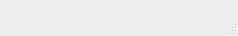
<?xml version="1.0" encoding="UTF-8"?>
<ui version="4.0">
 <class>Descriptor</class>
 <widget class="QMainWindow" name="Descriptor">
  <property name="geometry">
   <rect>
    <x>0</x>
    <y>0</y>
    <width>238</width>
    <height>36</height>
   </rect>
  </property>
  <property name="windowTitle">
   <string>Descriptor</string>
  </property>
  <property name="windowIcon">
   <iconset resource="Resources.qrc">
    <normaloff>:/res/res/descriptor.svg</normaloff>:/res/res/descriptor.svg</iconset>
  </property>
  <widget class="QWidget" name="centralwidget">
   <layout class="QVBoxLayout" name="verticalLayout">
    <property name="spacing">
     <number>0</number>
    </property>
    <property name="leftMargin">
     <number>0</number>
    </property>
    <property name="topMargin">
     <number>0</number>
    </property>
    <property name="rightMargin">
     <number>0</number>
    </property>
    <property name="bottomMargin">
     <number>0</number>
    </property>
   </layout>
  </widget>
  <widget class="QStatusBar" name="statusBar"/>
 </widget>
 <resources>
  <include location="Resources.qrc"/>
 </resources>
 <connections/>
</ui>
